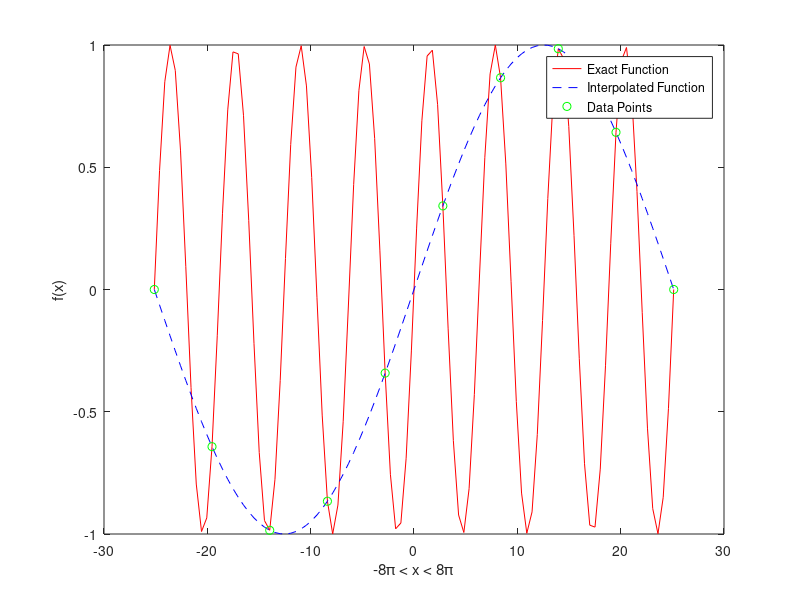

Source code (MATLAB):
d = linspace(-8*pi, 8*pi,10);

f = sin(d);

a = vander(d);

c = inv(a)*f';

x = linspace(-8*pi, 8*pi,100);

s = sin(x);

p = polyval(c,x);

plot(x, s, 'r')
hold on
plot(x, p, 'b--')
plot(d, f, 'go')
xlabel('-8\pi < x < 8\pi')
ylabel('f(x)')
legend('Exact Function','Interpolated Function', 'Data Points')
hold off